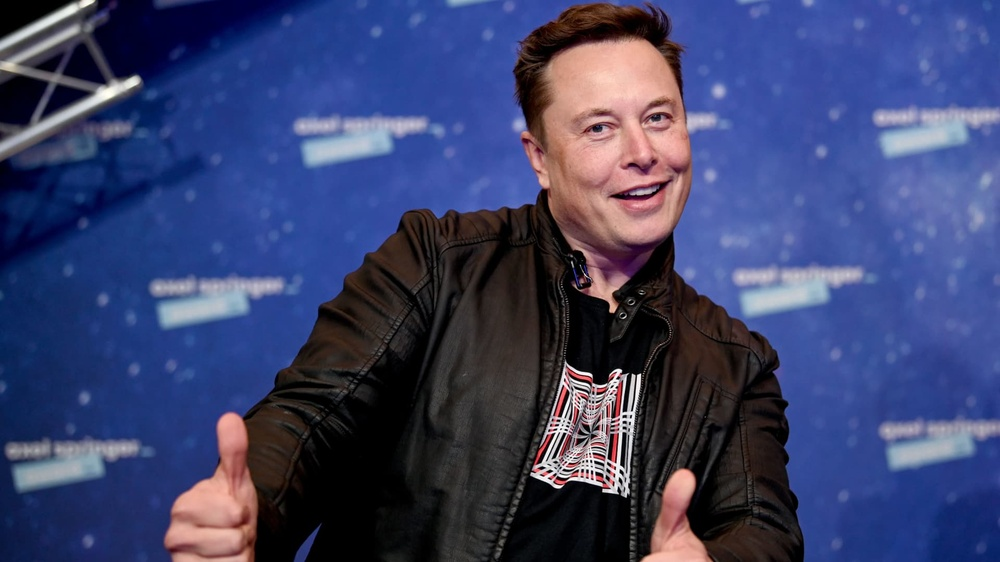
#> input picture opencv/Basics/data/elon musk.jpg, 1000 x 562 px, shrunk from 1920 x 1080 before the run
$ jupyter execute '이미지 더하기.ipynb'
#> lines starting #> are read from the running program, lines starting #| are printed output that depends on the picture
[cell 1]
import cv2
import matplotlib.pyplot as plt

path = '../data/elon musk.jpg'
image = cv2.imread(path)
#> image is the input picture: shape (562, 1000, 3); mean B, G, R 107.5, 66.3, 59.5
image_1 = cv2.cvtColor(image, cv2.COLOR_BGR2RGB)
image_2 = cv2.flip(image_1, 0)
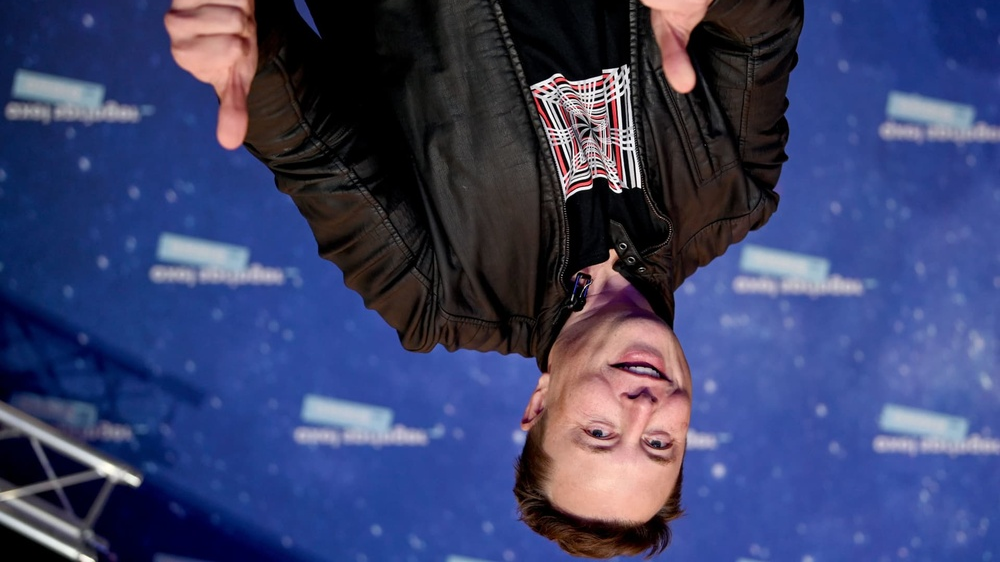
#> image_2: shape (562, 1000, 3); mean R, G, B 59.5, 66.3, 107.5

fig, axes = plt.subplots(1, 2, figsize=(10, 10))
axes[0].imshow(image_1)
axes[0].set_title('image_1')
axes[0].axis('off')

axes[1].imshow(image_2)
axes[1].set_title('image_2')
axes[1].axis('off')
plt.show()
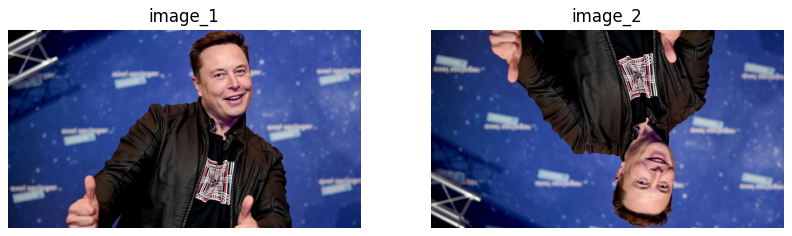
#> figure drawn by matplotlib, 2 panels

"""
다른 이미지를 다운받기 귀찮아서 원본을 뒤집은 이미지 사용
"""

[cell 2]
dst_1 = image_1 + image_2 # 그냥 더하는 방법
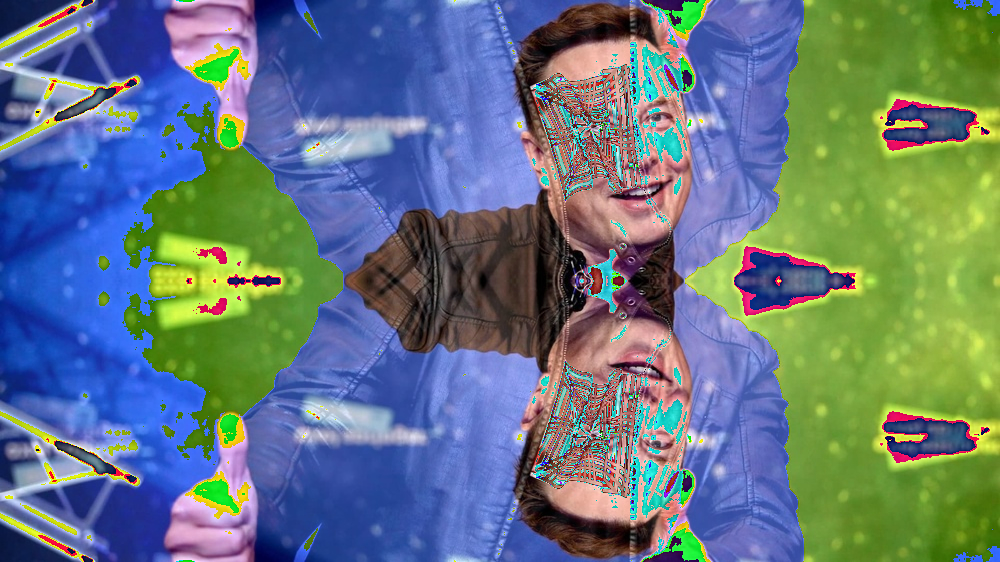
#> dst_1: shape (562, 1000, 3); mean R, G, B 100.6, 119.5, 127.7
dst_2 = cv2.add(image_1, image_2) # 함수로 더하는 방법
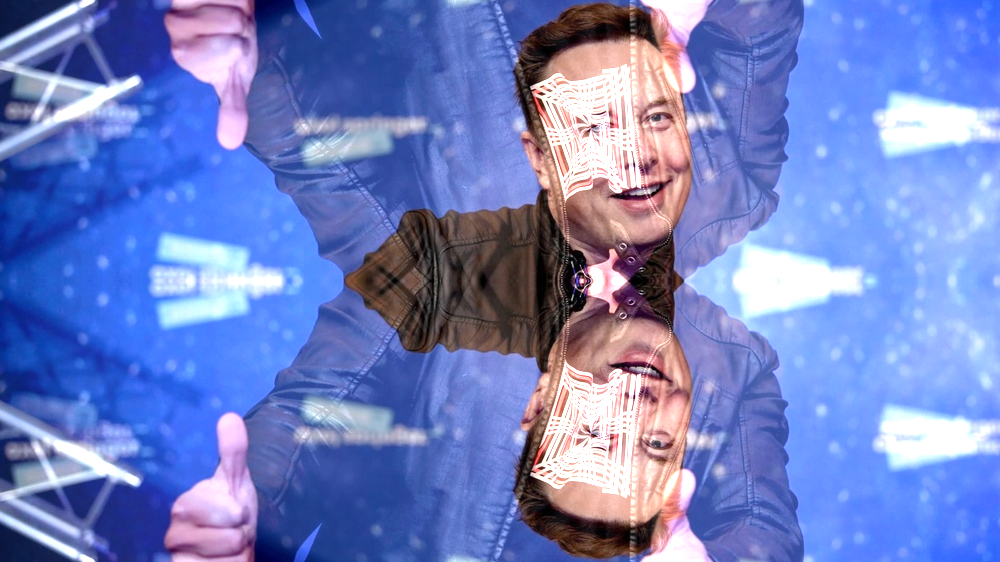
#> dst_2: shape (562, 1000, 3); mean R, G, B 113.6, 129.4, 195.8

fig, axes = plt.subplots(1, 2, figsize=(10, 10))
axes[0].imshow(dst_1)
axes[0].set_title('image_1 + image_2')
axes[0].axis('off')

axes[1].imshow(dst_2)
axes[1].set_title('cv2.add(image_1, image_2)')
axes[1].axis('off')
plt.show()

$ run again, with opencv/Basics/data/tomato.jpg copied over opencv/Basics/data/elon musk.jpg
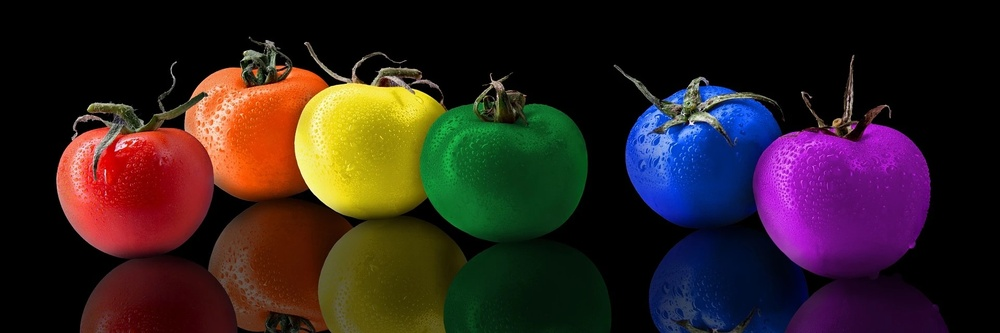
#> input picture opencv/Basics/data/tomato.jpg, 1000 x 333 px, shrunk from 1920 x 640 before the run
#> image is the input picture: shape (333, 1000, 3); mean B, G, R 31.9, 32.8, 48.4
#> `image_2 = cv2.flip(image_1, 0)`:
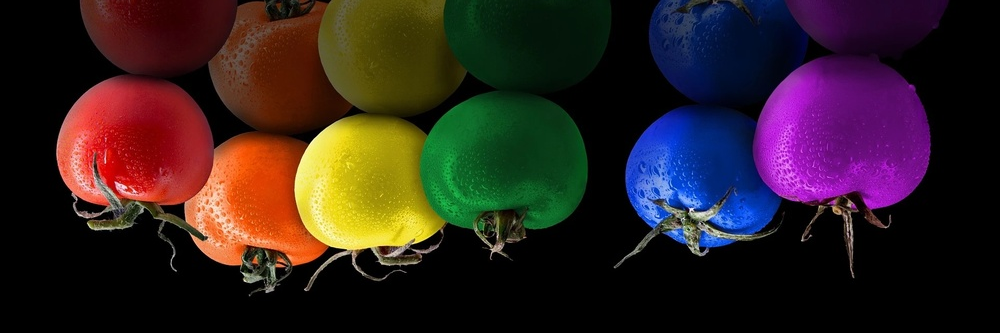
#> image_2: shape (333, 1000, 3); mean R, G, B 48.4, 32.8, 31.9
#> `dst_2 = cv2.add(image_1, image_2)`:
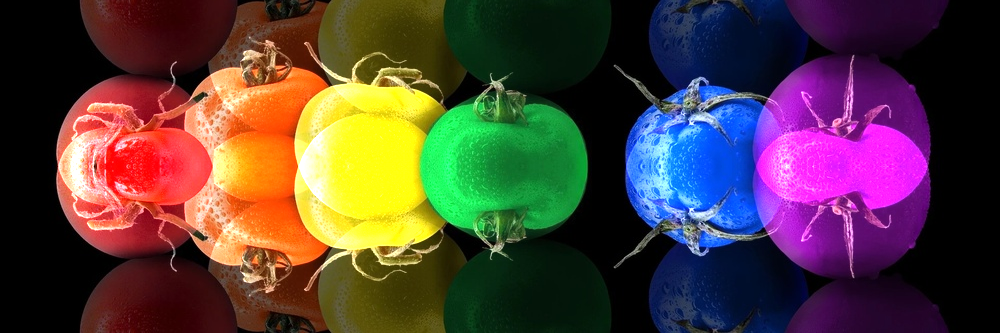
#> dst_2: shape (333, 1000, 3); mean R, G, B 82.7, 62.3, 58.2
